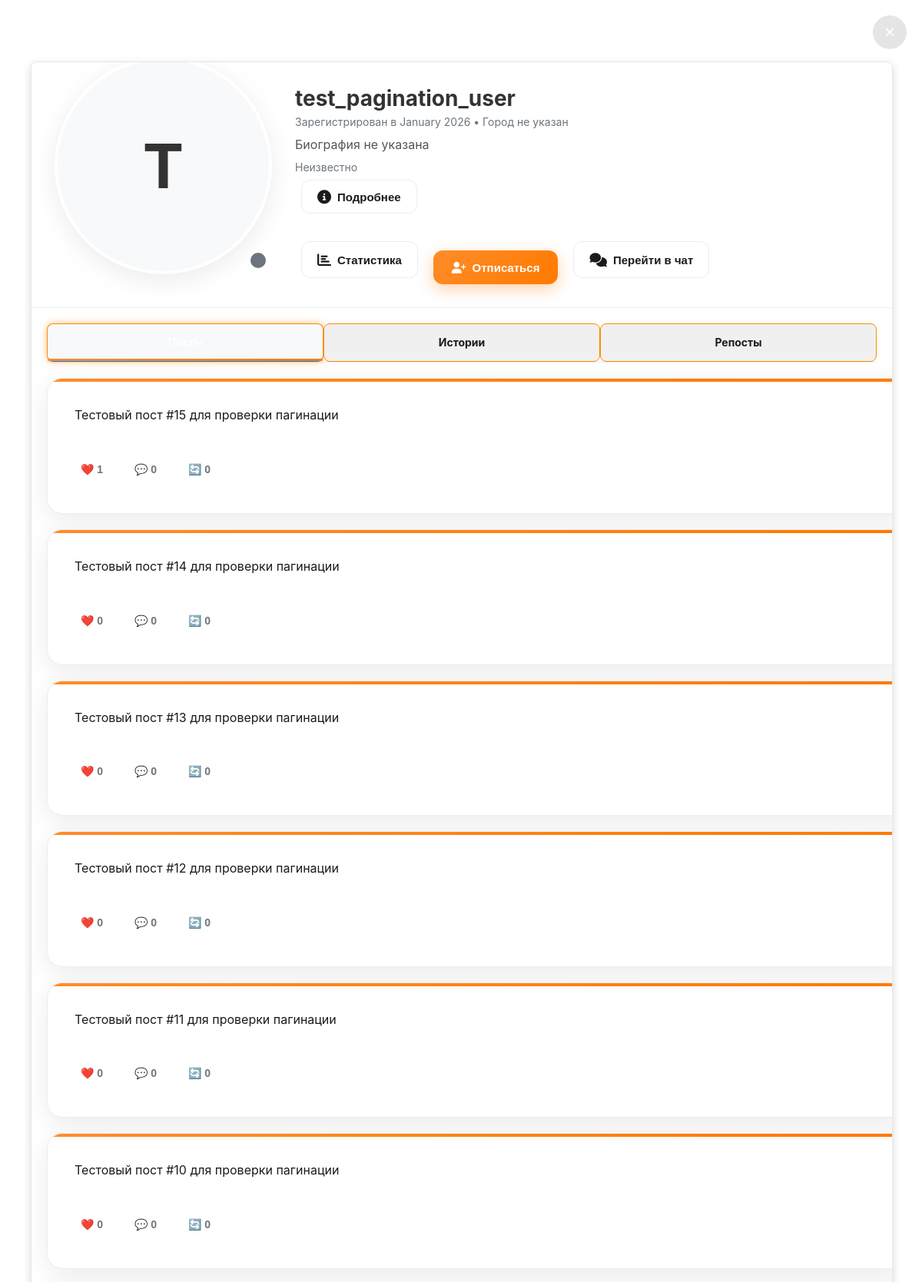
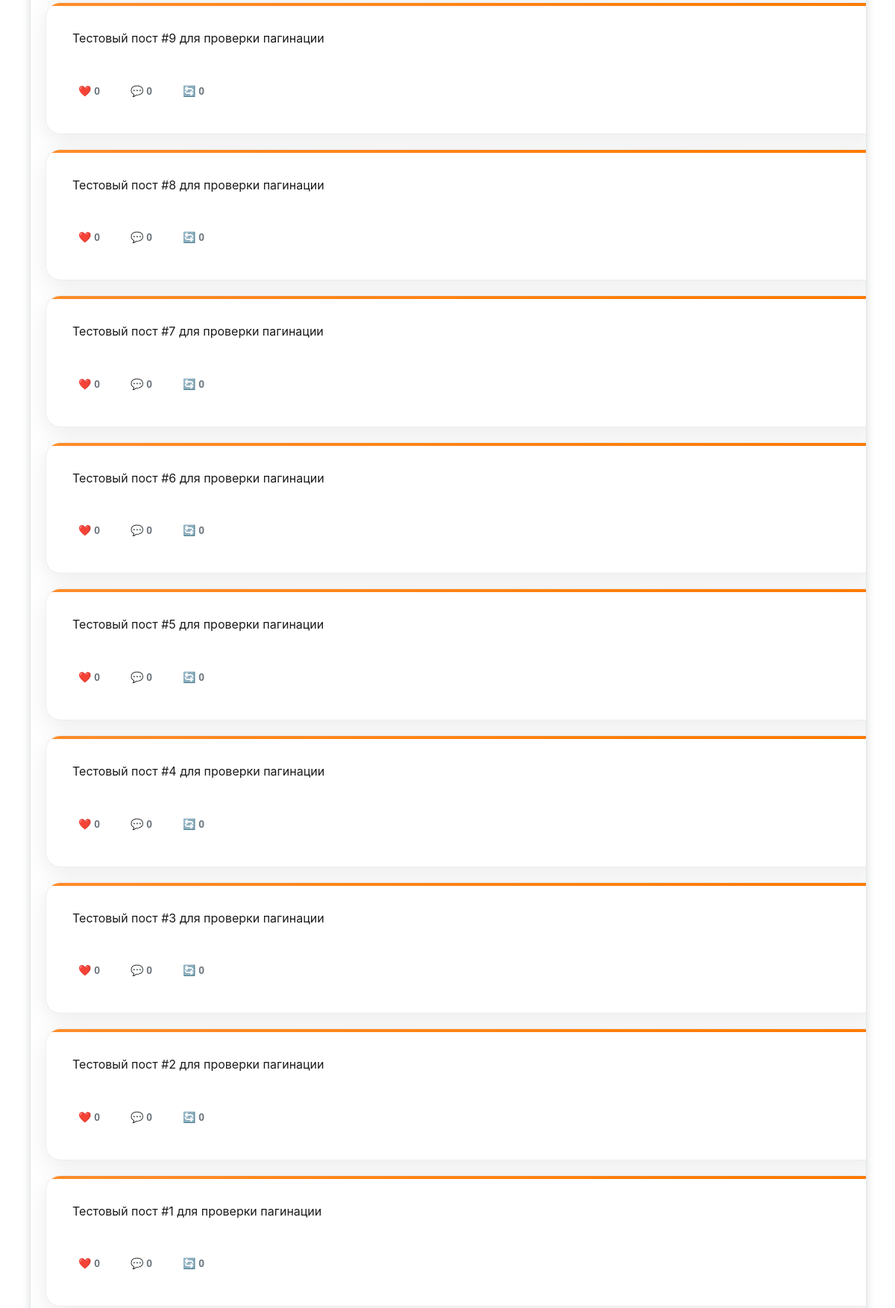
Screenshot of /profile/test_pagination_user (signed in, upper part) with the database file from the repository (2 pictures, top to bottom).
### tables this page shows
CREATE TABLE users (
                id INTEGER PRIMARY KEY AUTOINCREMENT,
                username TEXT UNIQUE NOT NULL,
                password TEXT NOT NULL,
                registration_date DATETIME DEFAULT CURRENT_TIMESTAMP,
                city TEXT,
                bio_short TEXT,
                country TEXT,
                languages TEXT,
                bio_full TEXT,
                hobbies TEXT,
                avatar TEXT,
                status TEXT,
                banner_photo TEXT,
                banner_color TEXT
            );

CREATE TABLE posts (
                id INTEGER PRIMARY KEY AUTOINCREMENT,
                user_id INTEGER,
                content TEXT NOT NULL,
                image_url TEXT,
                created_at DATETIME DEFAULT CURRENT_TIMESTAMP,
                FOREIGN KEY (user_id) REFERENCES users (id)
            );

### app.py (the view)
@app.route('/profile/<username>')
def user_profile(username):
    if 'user_id' not in session:
        return redirect(url_for('login'))
    user = get_user_by_username(username)
    if not user:
        return "Пользователь не найден", 404
    user_dict = dict(user)
    if user_dict.get('registration_date'):
        user_dict['registration_date'] = datetime.datetime.fromisoformat(user_dict['registration_date'])
    is_owner = user['id'] == session['user_id']
    is_following_user = is_following(session['user_id'], user['id']) if not is_owner else None
    followers = get_followers(user['id'])
    following = get_following(user['id'])
    posts = get_posts_for_user(user['id'])
    reposts = get_reposts_for_user(user['id'])
    timestamp = int(time.time())
    return render_template('profile.html', user=user_dict, is_owner=is_owner, is_following=is_following_user, followers=followers, following=following, posts=posts, reposts=reposts, timestamp=timestamp)

### utils.py (called while the page is built, shortened)
@contextmanager
def get_db_connection():
    conn = sqlite3.connect(DATABASE)
    conn.row_factory = sqlite3.Row
    try:
        yield conn
    finally:
        conn.close()

def get_user_by_username(username):
    with get_db_connection() as conn:
        user = conn.execute("SELECT * FROM users WHERE username = ?", (username.lower(),)).fetchone()
    print(f"get_user_by_username({username}) -> {dict(user) if user else None}")
    return user

def is_following(follower_id, following_id):
    with get_db_connection() as conn:
        return conn.execute("SELECT 1 FROM subscriptions WHERE follower_id = ? AND following_id = ?", (follower_id, following_id)).fetchone() is not None

def get_followers(user_id):
    with get_db_connection() as conn:
        return [dict(row) for row in conn.execute("SELECT u.username FROM subscriptions s JOIN users u ON s.follower_id = u.id WHERE s.following_id = ?", (user_id,)).fetchall()]

def get_following(user_id):
    with get_db_connection() as conn:
        return [dict(row) for row in conn.execute("SELECT u.username FROM subscriptions s JOIN users u ON s.following_id = u.id WHERE s.follower_id = ?", (user_id,)).fetchall()]

def get_reactions_for_post(post_id):
    with get_db_connection() as conn:
        return [dict(row) for row in conn.execute("""
            SELECT r.*, u.username FROM reactions r
            JOIN users u ON r.user_id = u.id
            WHERE r.post_id = ?
            ORDER BY r.created_at ASC
        """, (post_id,)).fetchall()]

def is_reacted(user_id, post_id):
    with get_db_connection() as conn:
        return conn.execute("SELECT emoji FROM reactions WHERE user_id = ? AND post_id = ?", (user_id, post_id)).fetchone() is not None

def get_reposts_for_user(user_id):
    with get_db_connection() as conn:
        reposts = conn.execute("""
            SELECT p.*, u.username,
                   (SELECT COUNT(*) FROM likes WHERE post_id = p.id) as likes_count,
                   (SELECT COUNT(*) FROM comments WHERE post_id = p.id) as comments_count,
                   (SELECT COUNT(*) FROM reposts WHERE original_post_id = p.id) as reposts_count
            FROM reposts r
            JOIN posts p ON r.original_post_id = p.id
            JOIN users u ON p.user_id = u.id
            WHERE r.user_id = ?
            ORDER BY r.created_at DESC
        """, (user_id,)).fetchall()
        reposts_list = []
        return reposts_list

### templates/profile.html (shortened to what this page needs)
<!DOCTYPE html>
<html lang="ru">
<head>
    <link rel="stylesheet" href="{{ url_for('static', filename='style.css') }}">
    <link rel="stylesheet" href="https://cdnjs.cloudflare.com/ajax/libs/font-awesome/6.4.0/css/all.min.css">
</head>
<body>
    <div class="profile-modal" style="background: {% if user.banner_photo %}url('/uploads/{{ user.banner_photo }}'){% else %}{{ user.banner_color or '#ffffff' }}{% endif %}; background-size: cover; background-position: center;">
        <button class="close-profile-btn" id="close-profile-btn" data-url="{{ url_for('index') }}">×</button>
        <div class="profile-content">
            <div class="modern-card profile-container" style="margin-bottom: 40px;">
        <div class="profile-header">
            <div class="avatar-container" style="position: relative;">
                <div class="avatar-big">
                    {% if user.avatar %}
                        <img src="/uploads/{{ user.avatar }}?t={{ timestamp }}" alt="Avatar" style="width: 100%; height: 100%; border-radius: 50%; object-fit: cover;">
                    {% else %}
                        {{ user.username[0].upper() }}
                    {% endif %}
                </div>
                <div class="online-status" id="online-status-indicator"></div>
            </div>
            <div class="profile-info">
                <h1 class="profile-name">{{ user.username }}</h1>
                <p class="profile-details">Зарегистрирован в {{ user.registration_date.strftime('%B %Y') if user.registration_date else 'Неизвестно' }} • {{ user.city or 'Город не указан' }}</p>
                <p class="profile-bio">{{ user.bio_short or 'Биография не указана' }}</p>
                <div class="last-seen" id="last-seen-text"></div>
                <button class="profile-btn more-info-btn" onclick="showMoreInfo()"><i class="fas fa-info-circle"></i> Подробнее</button>
                <div class="profile-buttons">
                    <button class="profile-btn stats-btn" onclick="toggleShowStats()"><i class="fas fa-chart-bar"></i> Статистика</button>
                    {% if is_owner %}
                        <button class="profile-btn edit-profile-btn" id="edit-profile-btn"><i class="fas fa-edit"></i> Редактировать</button>
                    {% else %}
                        <button class="follow-btn" onclick="toggleFollow('{{ user.username }}')" id="follow-btn">
                            <i class="fas fa-user-plus"></i> {{ 'Отписаться' if is_following else 'Подписаться' }}
                        </button>
                        <button class="profile-btn chat-btn" onclick="goToChat('{{ user.username }}')">
                            <i class="fas fa-comments"></i> Перейти в чат
                        </button>
                    {% endif %}
                </div>
            </div>
        </div>
        <div class="profile-body">
            <div class="tabs">
                <div class="tab active" onclick="showTab('posts')">Посты</div>
                <div class="tab" onclick="showTab('stories')">Истории</div>
                <div class="tab" onclick="showTab('reposts')">Репосты</div>
            </div>
            <div id="posts-tab" class="posts-grid">
                {% for post in posts if not post.image_url %}
                    <div class="post">
        <div class="post-content">
            <p class="post-text">{{ post.content }}</p>
            <div class="post-actions">
                <button class="action-btn like-btn" onclick="toggleLike({{ post.id }}, this)">❤️ {{ post.likes_count or 0 }}</button>
                <button class="action-btn comment-btn" onclick="showComments({{ post.id }})">💬 {{ post.comments_count or 0 }}</button>
                <button class="action-btn repost-btn" onclick="toggleRepost({{ post.id }}, this)">🔄 {{ post.reposts_count or 0 }}</button>
            </div>
        </div>
    </div>
{% endfor %}
            </div>
        </div>
            </div>
        </div>
    </div>
    <link rel="stylesheet" href="{{ url_for('static', filename='gallery.css') }}">
</body>
</html>

### static/style.css (style rules this page uses)
:root { --bg-color: #ffffff; --chat-bg: #f8f9fa; --text-color: #000000; --border-color: #e0e0e0; --accent-color: #ff8c00; --sent-bg: #f0f0f0; --sent-text: #000000; --received-bg: #ffffff; --received-text: #000000; --sidebar-bg: #ffffff; --header-bg: #f0f0f0; --shadow: 0 1px 2px rgba(0,0,0,0.1); --transition: all 0.3s ease; --gradient-primary: linear-gradient(135deg, #ff8c00 0%, #ff4500 100%); --gradient-secondary: linear-gradient(135deg, #ff8c00 0%, #ffa500 100%); --gradient-accent: linear-gradient(135deg, #ff8c00 0%, #ff4500 100%); --gradient-white-orange: linear-gradient(135deg, #ffffff 0%, #ff8c00 100%); --shadow-deep: 0 8px 32px rgba(255,140,0,0.1); --shadow-hover: 0 12px 40px rgba(255,140,0,0.15); --border-radius-large: 12px; --dark-bg-color: #121212; --dark-chat-bg: #1e1e1e; --dark-text-color: #ffffff; --dark-border-color: #333333; --dark-sidebar-bg: #1a1a1a; --dark-header-bg: #222222; --dark-sent-bg: #2a2a2a; --dark-sent-text: #ffffff; --dark-received-bg: #2a2a2a; --dark-received-text: #ffffff; --dark-shadow: 0 1px 2px rgba(0,0,0,0.3); --dark-shadow-deep: 0 8px 32px rgba(0,0,0,0.5); --dark-shadow-hover: 0 12px 40px rgba(0,0,0,0.6); }
body { margin: 0; font-family: -apple-system, BlinkMacSystemFont, "Segoe UI", Roboto, "Helvetica Neue", Arial, sans-serif; background: var(--bg-color); color: var(--text-color); transition: var(--transition); height: 100vh; overflow: hidden; }
:root { --channel-bg: linear-gradient(160deg, #FFFFFF 0%, #FFF8F2 100%); --channel-primary-orange: #E65100; --channel-accent-orange: #FF6F00; --channel-text-dark: #2c3e50; --channel-text-light: #7f8c8d; --channel-border: #FFEFE0; --channel-shadow: 0 8px 25px rgba(220, 90, 0, 0.12); --channel-shadow-hover: 0 12px 35px rgba(220, 90, 0, 0.2); --channel-radius: 12px; }
.avatar-big { width: 250px; height: 250px; border-radius: 0; background: var(--accent-color); color: var(--bg-color); font-size: 100px; display: flex; align-items: center; justify-content: center; font-weight: bold; border: 2px solid var(--accent-color); position: relative; z-index: 2; flex-shrink: 0; margin-top: -50px; }
.tab { padding: 8px 16px; background: var(--header-bg); border: 1px solid var(--accent-color); border-radius: 8px; cursor: pointer; transition: all 0.3s ease; color: var(--accent-color); font-size: 14px; font-weight: 500; }
.tab.active { background: var(--accent-color); color: var(--bg-color) !important; box-shadow: 0 0 10px rgba(255,140,0,0.5); font-weight: 600; }
.tab.active { background: var(--accent-color); color: var(--bg-color); box-shadow: 0 0 10px rgba(255,140,0,0.5); font-weight: 600; }

### rows the page displays
users: username "T", username "test_pagination_user", city "Город не указан", bio_short "Биография не указана"
posts: content "Тестовый пост #15 для проверки пагинации", likes_count "1", comments_count "0", reposts_count "0"
posts: content "Тестовый пост #14 для проверки пагинации", likes_count "0", comments_count "0", reposts_count "0"
posts: content "Тестовый пост #13 для проверки пагинации", likes_count "0", comments_count "0", reposts_count "0"
posts: content "Тестовый пост #12 для проверки пагинации", likes_count "0", comments_count "0", reposts_count "0"
posts: content "Тестовый пост #11 для проверки пагинации", likes_count "0", comments_count "0", reposts_count "0"
posts: content "Тестовый пост #10 для проверки пагинации", likes_count "0", comments_count "0", reposts_count "0"
posts: content "Тестовый пост #9 для проверки пагинации", likes_count "0", comments_count "0", reposts_count "0"
posts: content "Тестовый пост #8 для проверки пагинации", likes_count "0", comments_count "0", reposts_count "0"
posts: content "Тестовый пост #7 для проверки пагинации", likes_count "0", comments_count "0", reposts_count "0"
posts: content "Тестовый пост #6 для проверки пагинации", likes_count "0", comments_count "0", reposts_count "0"
posts: content "Тестовый пост #5 для проверки пагинации", likes_count "0", comments_count "0", reposts_count "0"
posts: content "Тестовый пост #4 для проверки пагинации", likes_count "0", comments_count "0", reposts_count "0"
posts: content "Тестовый пост #3 для проверки пагинации", likes_count "0", comments_count "0", reposts_count "0"
posts: content "Тестовый пост #2 для проверки пагинации", likes_count "0", comments_count "0", reposts_count "0"
posts: content "Тестовый пост #1 для проверки пагинации", likes_count "0", comments_count "0", reposts_count "0"

### other values shown
{{ 'Отписаться' if is_following else 'Подписаться' }} "Отписаться"
